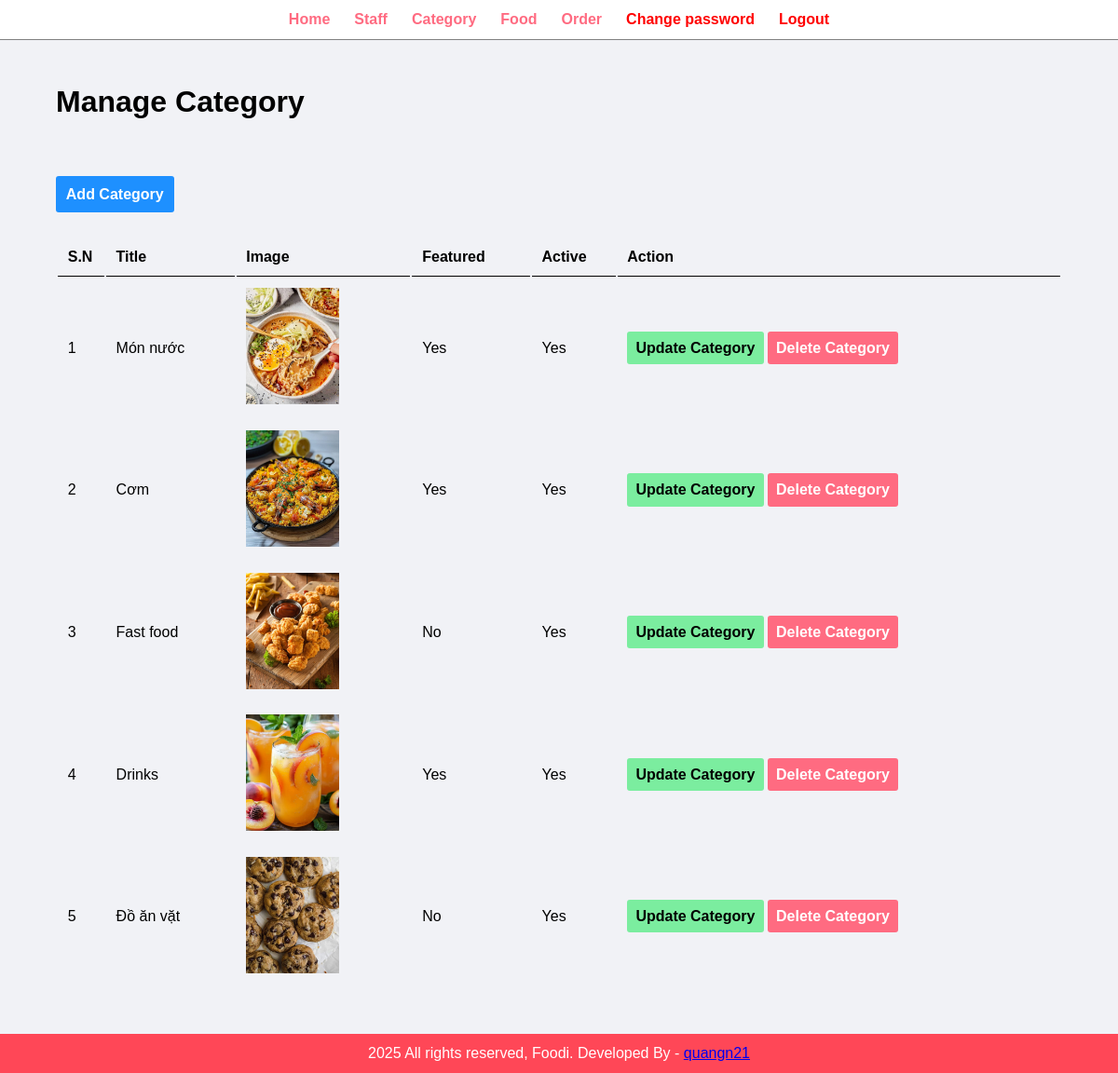
The page /admin/manage-category.php (signed in) on the database its author committed.
### tables this page shows
CREATE TABLE `category` (
  `id` int(10) UNSIGNED NOT NULL,
  `title` varchar(100) DEFAULT NULL,
  `image_name` varchar(255) DEFAULT NULL,
  `featured` varchar(10) DEFAULT NULL,
  `active` varchar(10) DEFAULT NULL
);

### admin/manage-category.php (the view, shortened to what this page needs)
<?php include('partials/menu.php'); ?>
<div class="main-content">
    <div class="wrapper">
        <h1>Manage Category</h1>
        <br><br>
        <br><br>
        <a href="<?php echo SITE_URL?>admin/add-category.php" class="btn-primary">Add Category</a>
        <br><br><br>
        <table class="tbl-full">
            <tr>
                <th>S.N</th>
                <th>Title</th>
                <th>Image</th>
                <th>Featured</th>
                <th>Active</th>
                <th>Action</th>
            </tr>
            <?php
                $sql = "SELECT * FROM category";
                $res = mysqli_query($conn, $sql);
                $count = mysqli_num_rows($res);
                $sn = 1;
                if ($count > 0){
                    while($row = mysqli_fetch_assoc($res)){
                        $id = $row['id'];
                        $title = $row['title'];
                        $image_name = $row['image_name'];
                        $featured = $row['featured'];
                        $actve = $row['active'];
                        ?>
                        <tr>
                            <td><?php echo $sn++ ?> </td>
                            <td><?php echo $title ?></td>
                            <td>
                                <?php
                                    if($image_name != ""){
                                        ?>
                                            <img src="<?php echo SITE_URL; ?>images/category/<?php echo $image_name ?>" width="100px">
                                        <?php
                                    }else{
                                        echo "<div class='error'>Image not added</div>";
                                    }
                                ?>
                            </td>
                            <td><?php echo $featured ?></td>
                            <td><?php echo $actve ?></td>
                            <td>
                                <a href="<?php echo SITE_URL ?>admin/update-category.php?id=<?php echo $id ?>" class="btn-secondary">Update Category</a>
                                <a href="<?php echo SITE_URL ?>admin/delete-category.php?id=<?php echo $id ?>&image_name=<?php echo $image_name ?>" class="btn-danger">Delete Category</a>
                            </td>
                        </tr>
                        <?php
                    }
                }else{
                    ?>
                    <tr>
                        <td colspan="6"><div class="error">No Category Added.</div></td>
                    </tr>
                    <?php
                }
            ?>
        </table>
    </div>
</div>
<?php include('partials/footer.php'); ?>

### css/admin.css (style rules this page uses)
* { margin: 0; padding: 0; font-family: Arial, Helvetica, sans-serif; }
.wrapper { padding: 1%; width: 90%; margin: 0 auto; }
.tbl-full { width: 100%; }
table tr th { border-bottom: 1px solid black; padding: 1%; text-align: left; }
table tr td { padding: 1%; }
.btn-primary { background-color: #1e90ff; padding: 1% ; color: white; text-decoration: none; font-weight: bold; border-radius: 3px; }
.btn-secondary { background-color: #7bed9f; padding: 2%; color: black; text-decoration: none; font-weight: bold; border-radius: 3px; }
.btn-danger { background-color: #ff6b81; padding: 2%; color: white; text-decoration: none; font-weight: bold; border-radius: 3px; }
.main-content { background-color: #f1f2f6; padding: 3% 0; }

### rows shown on the page
category: title "Món nước", image_name (picture), featured "Yes", active "Yes"
category: title "Cơm", image_name (picture), featured "Yes", active "Yes"
category: title "Fast food", image_name (picture), featured "No", active "Yes"
category: title "Drinks", image_name (picture), featured "Yes", active "Yes"
category: title "Đồ ăn vặt", image_name (picture), featured "No", active "Yes"
